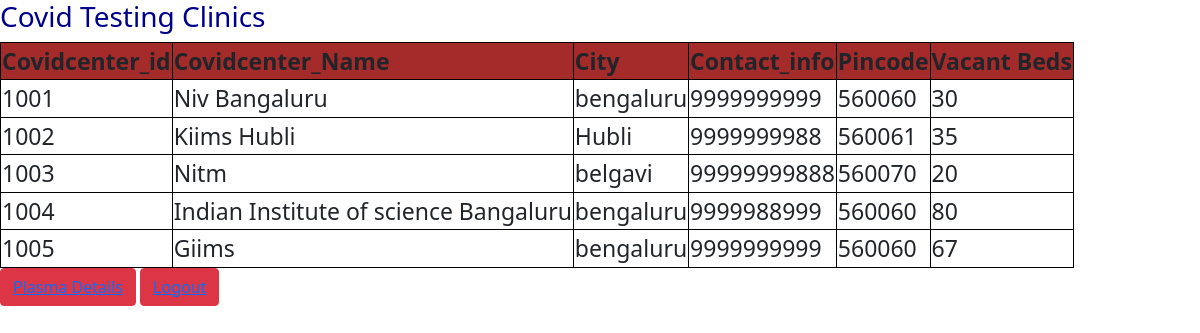
/covid.php, run on the app's committed database.
### tables this page shows
CREATE TABLE `covidcenter` (
  `HospitalID` int(80) NOT NULL,
  `HospitalName` text NOT NULL,
  `city` text NOT NULL,
  `contact` bigint(80) NOT NULL,
  `pincode` bigint(80) NOT NULL,
  `vacantBeds` int(80) NOT NULL
);

### covid.php (the view, shortened to what this page needs)
<!DOCTYPE html>
<html lang="en">
<head>
    <link href="https://cdn.jsdelivr.net/npm/bootstrap@5.0.0-beta1/dist/css/bootstrap.min.css" rel="stylesheet">
</head>
<body>
    <div>
        <div>
            <h3>Covid Testing Clinics</h3>
            <table>
                <tr>
                    <th>Covidcenter_id
                    </th>
                    <th>Covidcenter_Name</th>
                    <th>City</th>
                    <th>Contact_info</th>
                    <th>Pincode</th>
                      <th>Vacant Beds</th>
                </tr>
 <?php
$conn = mysqli_connect("localhost", "root", "", "covid");
$sql = "SELECT * FROM  covidcenter ";
$result = $conn->query($sql);
if ($result->num_rows > 0) {
while($row = $result->fetch_assoc()) {
echo "<tr><td>" . $row["HospitalID"]. "</td><td>" .  $row["HospitalName"] . "</td><td>"
. $row["city"]. "</td><td>" . $row["contact"] . "</td><td>" . $row["pincode"] . "</td><td>".$row["vacantBeds"]."</td></tr>";
}
echo "</table>";
} else { echo "0 results"; }
?>
        </div>
    </div>
    <button type="button" class="btn btn-danger"><a href="second.php">Plasma Details</a></button>
    <button type="button" class="btn btn-danger" ><a href="adminlogin.html">Logout</a></button>
</body>
</html>

### covid.php (style rules this page uses)
table { border-collapse: collapse; border:1px solid black; float: inline-start; }
th,td { border-collapse: collapse; border:1px solid black; font-size: 23px; }
th { background-color: brown; }
h3 { color: darkblue; text-align: left; }

### data on the page
covidcenter: HospitalID "1001", HospitalName "Niv Bangaluru", city "bengaluru", contact "9999999999", pincode "560060", vacantBeds "30"
covidcenter: HospitalID "1002", HospitalName "Kiims Hubli", city "Hubli", contact "9999999988", pincode "560061", vacantBeds "35"
covidcenter: HospitalID "1003", HospitalName "Nitm", city "belgavi", contact "99999999888", pincode "560070", vacantBeds "20"
covidcenter: HospitalID "1004", HospitalName "Indian Institute of science Bangaluru", city "bengaluru", contact "9999988999", pincode "560060", vacantBeds "80"
covidcenter: HospitalID "1005", HospitalName "Giims", city "bengaluru", contact "9999999999", pincode "560060", vacantBeds "67"
